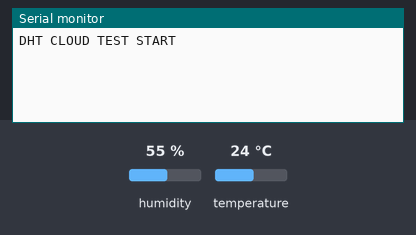
Simulated run of this sketch. Board: Particle Photon. On the bench: the last lines printed to the serial monitor. The inputs (shaded band) are chosen by the test bench; at power-on: humidity 55 %, temperature 24 °C.

Above: at 3.2 s.
3.3 s: humidity set to 22 %
At 5.6 s:
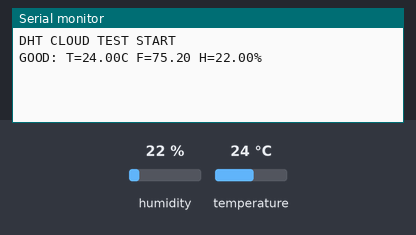
11.5 s: temperature set to 12 °C
At 16.3 s:
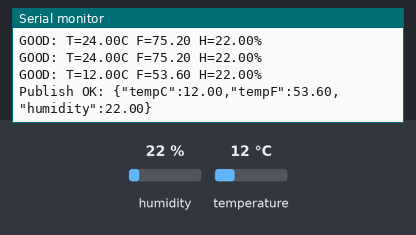
18.2 s: humidity set to 40 %
At 20.6 s:
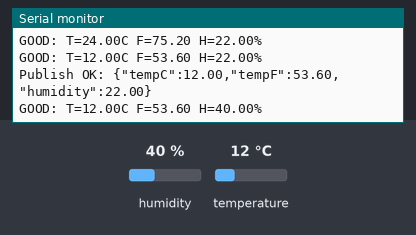

The sketch:

weather_new.ino
```cpp
//Using an Argon or Boron, the DHT11 is connected to D2.
// DHT11 + -> 3V3
// DHT11 - -> GND
// DHT11 S -> D2
// D2 -> 10K R -> 3v3

#include "Particle.h"
#include "DHT.h"

SYSTEM_MODE(AUTOMATIC);

#define DHTPIN   D2
#define DHTTYPE  DHT11

DHT dht(DHTPIN, DHTTYPE);

double tempC = NAN;
double tempF = NAN;
double humidity = NAN;

unsigned long lastReadMs = 0;
unsigned long lastPublishMs = 0;

const unsigned long READ_INTERVAL_MS = 5000;
const unsigned long PUBLISH_INTERVAL_MS = 15000;

void setup() {
    Serial.begin(9600);
    waitFor(Serial.isConnected, 5000);

    Particle.variable("tempC", tempC);
    Particle.variable("tempF", tempF);
    Particle.variable("humidity", humidity);

    dht.begin();
    delay(2000);

    Serial.println("DHT CLOUD TEST START");
}

void loop() {
    unsigned long now = millis();

    if (now - lastReadMs >= READ_INTERVAL_MS) {
        lastReadMs = now;

        float h = dht.readHumidity();
        float c = dht.readTemperature();

        if (!isnan(c) && !isnan(h) && h >= 0 && h <= 100) {
            tempC = c;
            tempF = c * 9.0 / 5.0 + 32.0;
            humidity = h;

            Serial.printlnf("GOOD: T=%.2fC F=%.2f H=%.2f%%", tempC, tempF, humidity);
        } else {
            Serial.println("DHT read failed, keeping last good values");
        }
    }

    if (Particle.connected() && !isnan(tempC) && !isnan(tempF) && !isnan(humidity) &&
        (now - lastPublishMs >= PUBLISH_INTERVAL_MS)) {
        lastPublishMs = now;

        char data[96];
        snprintf(data, sizeof(data),
                 "{\"tempC\":%.2f,\"tempF\":%.2f,\"humidity\":%.2f}",
                 tempC, tempF, humidity);
        // char dataf[96];
        // snprintf(dataf, sizeof(dataf),
        //          "{\"tempF\":%.2f}",
        //           tempF);

        bool ok = Particle.publish("dht_reading", data, PRIVATE);
        Serial.printlnf("Publish %s: %s", ok ? "OK" : "FAILED", data);
    }
}
```

Measured:
- after the input at 3.3 s, the serial monitor: prints a new line after 1.7 s (image 1)
- after the input at 11.5 s, the serial monitor: prints a new line after 3.5 s (image 2)
- after the input at 18.2 s, the serial monitor: prints a new line after 1.8 s (image 3)
